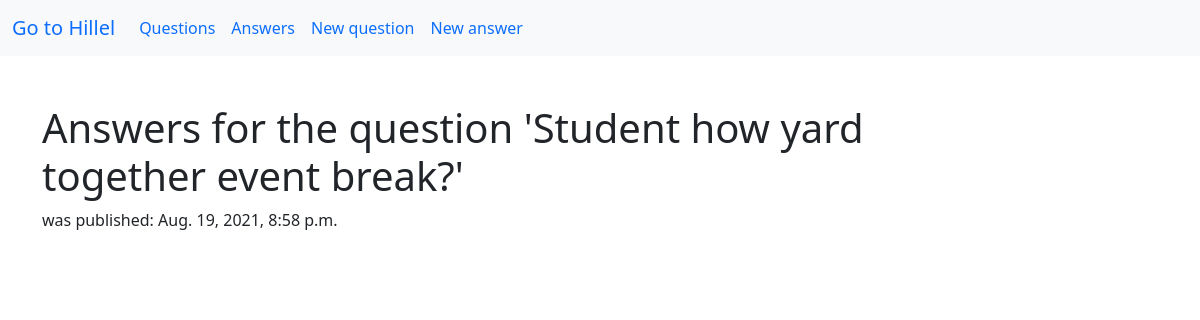
Page /detail/1 on the earlier database version.
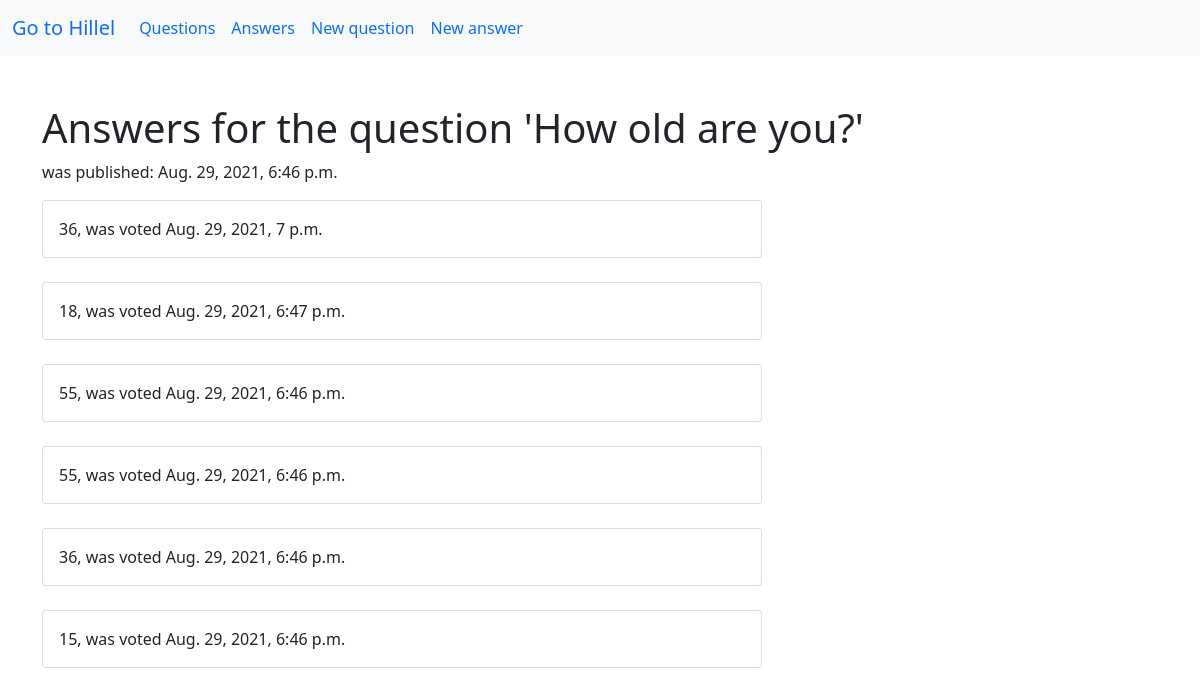
Same page on the later database version.
### poll/models.py (models this page shows, shortened)
class Question(models.Model):
    question_text = models.CharField(max_length=200)
    time_poll = models.DateTimeField('date published', auto_now_add=True)
    opened = models.BooleanField(default=True)
    class Meta:
        ordering = ['time_poll',]

class Choice(models.Model):
    question = models.ForeignKey(Question, on_delete=models.CASCADE)
    choice_text = models.CharField(max_length=200)
    choice_time = models.DateTimeField('date published', auto_now_add=True)
    votes = models.IntegerField(default=0)
    class Meta:
        ordering = ['-choice_time',]

### poll/views.py (the view)
# urls.py: path('detail/<int:pk>', QuestionAndAllAnswers.as_view(), name='question_details')
class QuestionAndAllAnswers(DetailView):
    model = Question
    template_name = 'poll/detail-view.html'
    context_object_name = 'detail'

### poll/templates/poll/detail-view.html (shortened to what this page needs)
{% extends 'poll/base_poll.html' %}
{% block content%}
    <h1 class="mb-10">Answers for the question '{{ detail.question_text }}'</h1>
    <p>was published: {{ detail.time_poll  }}</p>
    {% for answer in detail.choice_set.all %}
  <div class="card mb-4" style="width: 45rem;">
            <div class="card-body">
                <p class="card-text">{{ answer.choice_text }}, was voted {{ answer.choice_time }}</p>
            </div>
        </div>
    {% endfor %}
{% endblock %}

Differences in the rows shown:
changed Question: question_text "Student how yard together event break?" → "How old are you?"; time_poll "Aug. 19, 2021, 8:58 p.m." → "Aug. 29, 2021, 6:46 p.m."
added Choice: choice_text "36", choice_time "Aug. 29, 2021, 7 p.m."
added Choice: choice_text "18", choice_time "Aug. 29, 2021, 6:47 p.m."
added Choice: choice_text "55", choice_time "Aug. 29, 2021, 6:46 p.m."
added Choice: choice_text "55", choice_time "Aug. 29, 2021, 6:46 p.m."
added Choice: choice_text "36", choice_time "Aug. 29, 2021, 6:46 p.m."
added Choice: choice_text "15", choice_time "Aug. 29, 2021, 6:46 p.m."
